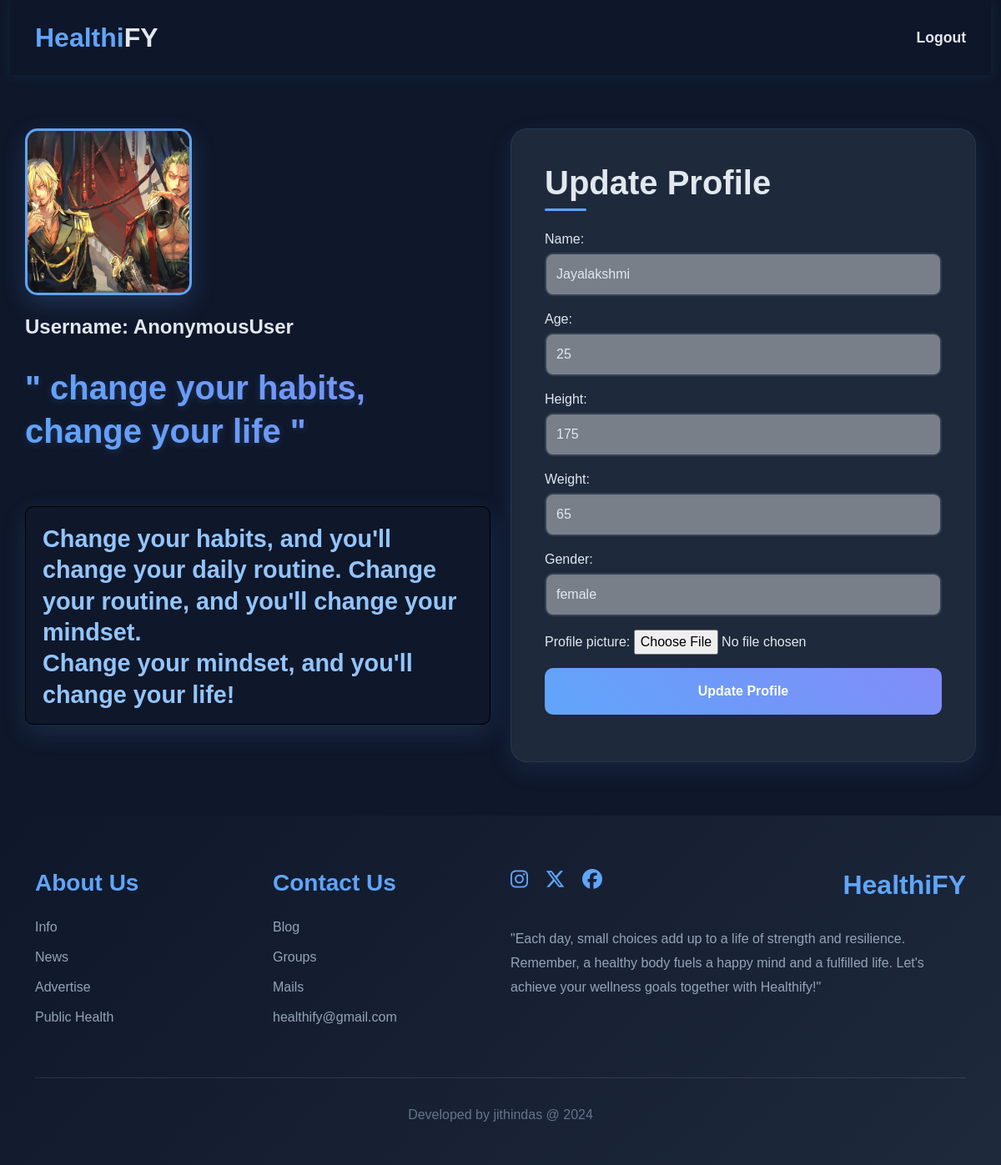
Before: /upuser/18 with the older database file.
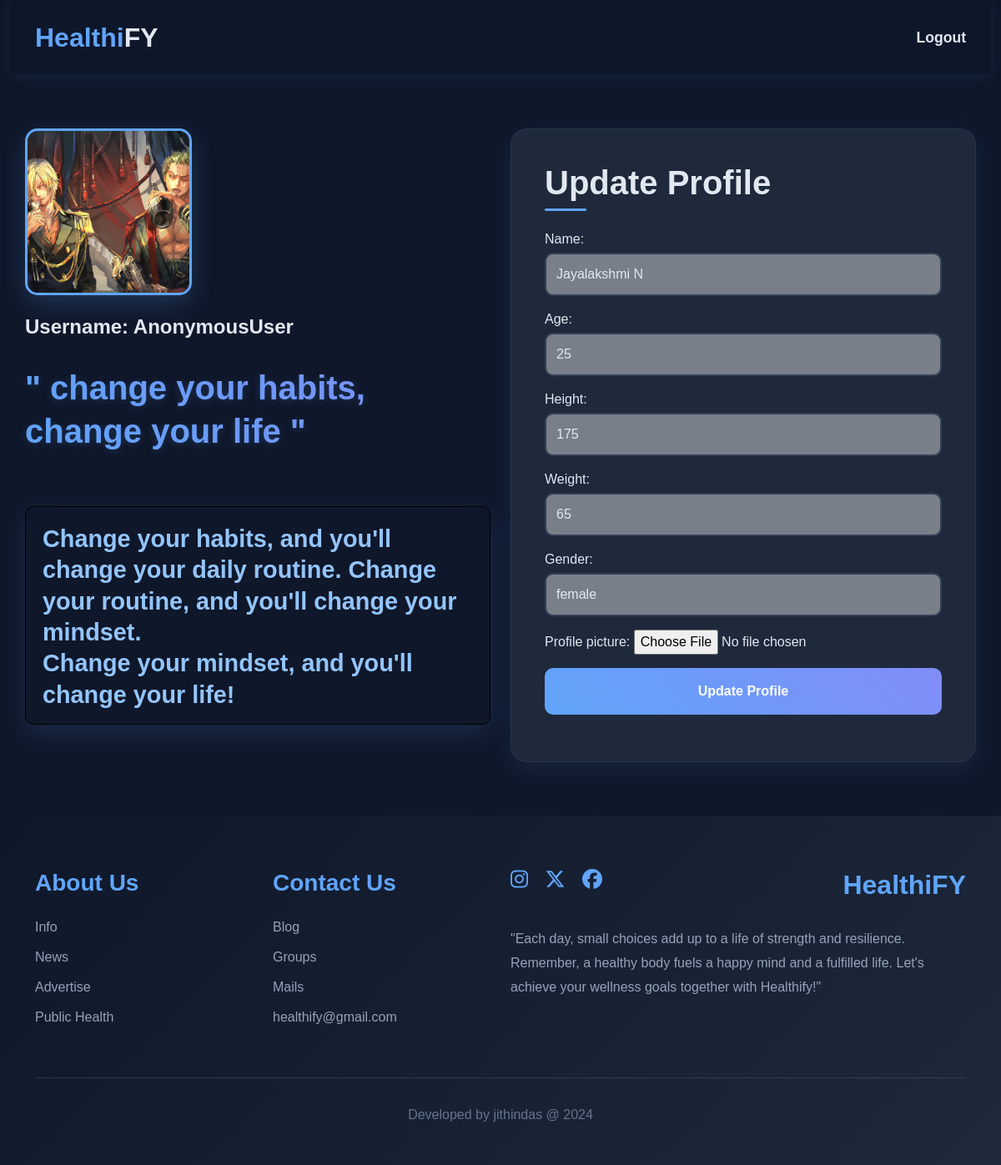
After: the same page with the newer database file.
### web/models.py (models this page shows, shortened)
class UserProfile_Model(models.Model):
    name=models.CharField(max_length=100,null=True)
    age=models.PositiveIntegerField(null=True)
    height=models.IntegerField(null=True)
    weight=models.IntegerField(null=True)
    gender=models.CharField(max_length=100,choices=[('male','male'),
                                                    ('female','female')],null=True)
    profile_picture=models.FileField(upload_to='images',null=True,blank=True)
    user=models.OneToOneField(User,on_delete=models.CASCADE)
    created_date=models.DateField(auto_now_add=True)
    updated_date=models.DateField(auto_now=True)
    is_active=models.BooleanField(default=True)
    def create_profile(sender,instance,created,**kwargs):
        if created:
            UserProfile_Model.objects.update_or_create(user=instance)
    post_save.connect(sender=User,receiver=create_profile)

### web/views.py (the view, shortened to what this page needs)
# urls.py: path('upuser/<int:pk>', Update_UserProfile_View.as_view(),name='upuser'),
class Update_UserProfile_View(View):
    def get(self, request, *args, **kwargs):
        id = kwargs.get('pk')
        data=UserProfile_Model.objects.get(id=id)
        form = UserProfile_Form(instance=data)
        return render(request, 'profile_update.html', {'form': form,'data':data})

### web/templates/profile_update.html (shortened to what the changed rows need)
<!DOCTYPE html>
<html lang="en">
<head>
    <link href="https://cdn.jsdelivr.net/npm/bootstrap@5.3.3/dist/css/bootstrap.min.css" rel="stylesheet">
    <link rel="stylesheet" href="https://cdnjs.cloudflare.com/ajax/libs/font-awesome/6.6.0/css/all.min.css">
</head>
<body>
    {% block content %}
    <div class="container block1">
        <div class="row">
            <div class="col-lg-6 col-md-6 col-sm-12 col-12">
                {%if data.profile_picture%}
                <div class="profile-image-container"
                    style="background-image: url('{{data.profile_picture.url}}'); background-size: cover; background-position: center;">
                </div>
                {%else%}
                <div class="profile-image-container" style="background-size: cover; background-position: center;"></div>
                {%endif%}
                <h4 class="block1_sub_heading">Username: {{request.user}}</h4>
                <div class="motivation-quote">
                    " change your habits,<br>change your life "
                </div>
                <div class="motivation-quote-sub">
                    <p>Change your habits, and you'll change your daily routine. Change your routine, and you'll change
                        your mindset. <br> Change your mindset, and you'll change your life!</p>
                </div>
            </div>
            <div class="col-lg-6 col-md-6 col-sm-12 col-12">
                <div class="profile-form-container">
                    <h1 class="block1_heading">Update Profile</h1>
                    <form action="" method="post" enctype="multipart/form-data">
                        {{form.as_p}}
                    </form>
                </div>
            </div>
        </div>
    </div>
    {% endblock content %}
    <div class="container-fluid footer">
        <div class="container">
            <div class="row">
                <div class="col-lg-6 col-md-6 col-sm-12 col-12">
                    <div class="d-flex justify-content-between align-items-start">
                        <h1 class="footer_heading1">HealthiFY</h1>
                    </div>
                </div>
            </div>
        </div>
    </div>
</body>
</html>

Changed rows visible on the page:
changed UserProfile_Model "female": name "Jayalakshmi" → "Jayalakshmi N"
